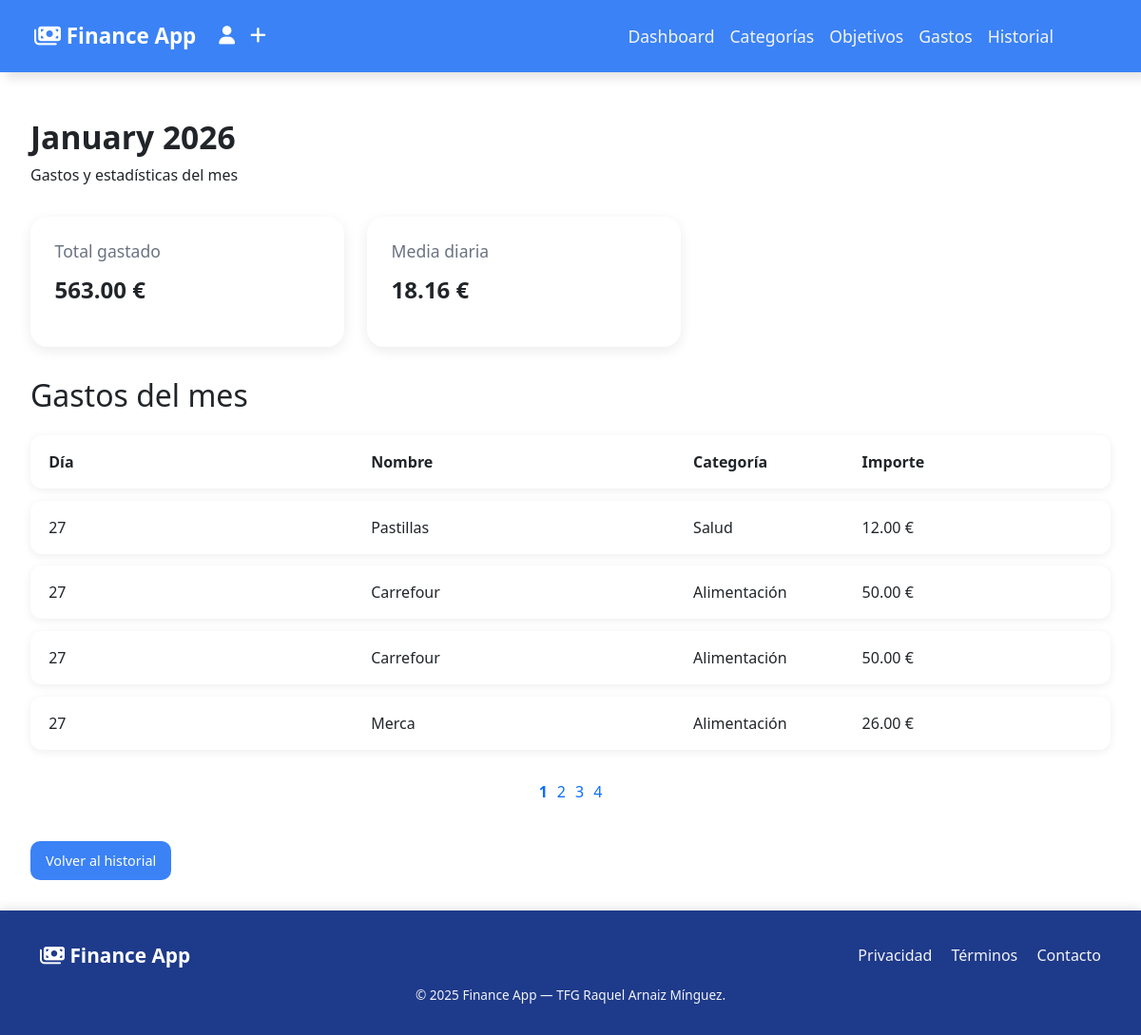
/app/history_detailed.php?year=2026&month=1 (signed in), run on the app's committed database.
### tables this page shows
CREATE TABLE `expenses` (
  `id` int(11) NOT NULL,
  `user_id` int(11) DEFAULT NULL,
  `name` varchar(100) NOT NULL,
  `category_id` int(11) NOT NULL,
  `amount` decimal(10,2) NOT NULL,
  `created_at` timestamp NOT NULL DEFAULT current_timestamp()
);

CREATE TABLE `categories` (
  `id` int(11) NOT NULL,
  `user_id` int(11) DEFAULT NULL,
  `name` varchar(100) NOT NULL,
  `amount` decimal(10,2) DEFAULT 0.00,
  `completed_amount` decimal(10,2) DEFAULT 0.00,
  `created_at` timestamp NOT NULL DEFAULT current_timestamp()
);

### app/history_detailed.php (the view, shortened to what this page needs)
<?php
require_once __DIR__ . DIRECTORY_SEPARATOR . 'bootstrap.php';
$user_id = $_SESSION['user_id'];
$year  = (int) $_GET['year'];
$month = (int) $_GET['month'];
$page = isset($_GET['page']) ? max(1, (int)$_GET['page']) : 1;
$perPage = 4;
$offset = ($page - 1) * $perPage;
$order = isset($_GET['order']) && strtolower($_GET['order']) === 'asc' ? 'ASC' : 'DESC';
$stmt = $pdo->prepare("
    SELECT SUM(amount) as total_month
    FROM expenses
    WHERE user_id = ?
      AND YEAR(created_at) = ?
      AND MONTH(created_at) = ?
");
$stmt->execute([$user_id, $year, $month]);
$total_month = (float) $stmt->fetchColumn();
$days_in_month = cal_days_in_month(CAL_GREGORIAN, $month, $year);
$avg_per_day = $days_in_month > 0 ? $total_month / $days_in_month : 0;
$stmt = $pdo->prepare("
    SELECT COUNT(*) FROM expenses
    WHERE user_id = ?
      AND YEAR(created_at) = ?
      AND MONTH(created_at) = ?
");
$stmt->execute([$user_id, $year, $month]);
$total_records = (int) $stmt->fetchColumn();
$total_pages = ceil($total_records / $perPage);
$stmt = $pdo->prepare("
    SELECT e.id, e.name, e.amount, e.created_at, c.name AS category
    FROM expenses e
    LEFT JOIN categories c ON e.category_id = c.id
    WHERE e.user_id = ?
      AND YEAR(e.created_at) = ?
      AND MONTH(e.created_at) = ?
    ORDER BY e.created_at $order
    LIMIT ? OFFSET ?
");
$stmt->bindValue(1, $user_id, PDO::PARAM_INT);
$stmt->bindValue(2, $year, PDO::PARAM_INT);
$stmt->bindValue(3, $month, PDO::PARAM_INT);
$stmt->bindValue(4, $perPage, PDO::PARAM_INT);
$stmt->bindValue(5, $offset, PDO::PARAM_INT);
$stmt->execute();
$expenses = $stmt->fetchAll(PDO::FETCH_ASSOC);
$date = DateTime::createFromFormat('Y-n', $year . '-' . $month);
include 'includes/header.php';
?>
<main class="history-page">
    <section class="history-hero">
        <h1><?= $date->format('F Y') ?></h1>
        <p>Gastos y estadísticas del mes</p>
    </section>
    <section class="history-section">
        <div class="history-card">
            <h2>Total gastado</h2>
            <p class="amount"><?= number_format($total_month, 2) ?> €</p>
        </div>
        <div class="history-card">
            <h2>Media diaria</h2>
            <p class="amount"><?= number_format($avg_per_day, 2) ?> €</p>
        </div>
    </section>
    <section class="history-expenses">
        <h2>Gastos del mes</h2>
        <?php if (empty($expenses)): ?>
            <p>No hay gastos registrados en este mes.</p>
        <?php else: ?>
            <div class="history-expenses-list">
                <div class="history-expenses-header history-expenses-item">
                    <span>Día</span>
                    <span>Nombre</span>
                    <span>Categoría</span>
                    <span>Importe</span>
                </div>
                <?php foreach ($expenses as $exp): ?>
                        <div class="history-expenses-item">
                            <span><?= date('d', strtotime($exp['created_at'])) ?></span>
                            <span><?= htmlspecialchars($exp['name']) ?></span>
                            <span><?= htmlspecialchars($exp['category'] ?? 'Sin categoría') ?></span>
                            <span><?= number_format($exp['amount'], 2) ?> €</span>
                        </div>
                <?php endforeach; ?>
            </div>
            <?php if ($total_pages > 1): ?>
                <div class="pagination">
                    <?php for ($i = 1; $i <= $total_pages; $i++): ?>
                        <a href="?year=<?= $year ?>&month=<?= $month ?>&page=<?= $i ?>&order=<?= strtolower($order) ?>"
                        class="<?= $i == $page ? 'active' : '' ?>">
                            <?= $i ?>
                        </a>
                    <?php endfor; ?>
                </div>
            <?php endif; ?>
        <?php endif; ?>
    </section>
    <div class="history-back">
        <button onclick="window.location.href='history.php'" class="button-app">Volver al historial</button>
    </div>
</main>
<?php include 'includes/footer.php'; ?>

### app/public/css/main.css (style rules this page uses)
body { font-family: "Inter", sans-serif; background-color: #FFFFFF; color: #1F2937; }
.button-app { background: #3B82F6; border-radius: 10px; border: none; color: #FFFFFF; cursor: pointer; font-size: 0.9rem; padding: 0.6rem 1rem; transition: 0.2s; }
.pagination { display: flex; justify-content: center; margin-top: 2rem; }
.pagination a { margin: 0 5px; text-decoration: none; }
.pagination .active { font-weight: bold; }
.button-app { margin-top: 0.5rem; }
.history-page { min-height: 700px; }
.history-hero { padding: 0 2rem; margin-top: 3rem; }
.history-hero h1 { font-size: 2.1rem; font-weight: 700; margin: 0; }
.history-hero p { margin-top: 0.5rem; }
.history-section { align-items: center; display: flex; flex-direction: row; flex-wrap: wrap; justify-content: flex-start; margin-bottom: 2rem; margin-top: 2rem; padding: 0 2rem; gap: 1.5rem; }
.history-card { background: #FFFFFF; border-radius: 18px; border: none; box-shadow: 0 4px 14px rgba(0, 0, 0, 0.08); flex: 1; max-width: 330px; min-width: 260px; padding: 1.6rem; }
.history-card h2 { font-size: 1.1rem; color: #6B7280; }
.history-card p { font-size: 1.5rem; font-weight: 600; margin-top: 0.8rem; min-width: max-content; }
.history-expenses { margin-bottom: 2rem; margin-top: 2rem; padding: 0 2rem; }
.history-expenses-header { display: flex; justify-content: space-between; align-items: center; font-weight: bold; }
.history-expenses-list { margin-top: 1.4rem; }
.history-expenses-item { align-items: center; background: #FFFFFF; border-radius: 12px; box-shadow: 0 2px 10px rgba(0, 0, 0, 0.07); display: grid; gap: 1rem; grid-template-columns: 2fr 2fr 1fr 1.5fr; justify-content: space-between; margin-bottom: 0.8rem; padding: 1rem 1.2rem; }
.history-back { margin-bottom: 2rem; margin-top: 2rem; padding: 0 2rem; }
body { font-family: "Inter", sans-serif; background-color: #F3F4F6; color: #1F2937; }

### data on the page
expenses: created_at "27", name "Pastillas", category.name "Salud", amount "12.00"
expenses: created_at "27", name "Carrefour", category.name "Alimentación", amount "50.00"
expenses: created_at "27", name "Carrefour", category.name "Alimentación", amount "50.00"
expenses: created_at "27", name "Merca", category.name "Alimentación", amount "26.00"

### other printed values
$date->format('F Y') "January 2026"
$total_month "563.00"
$avg_per_day "18.16"
